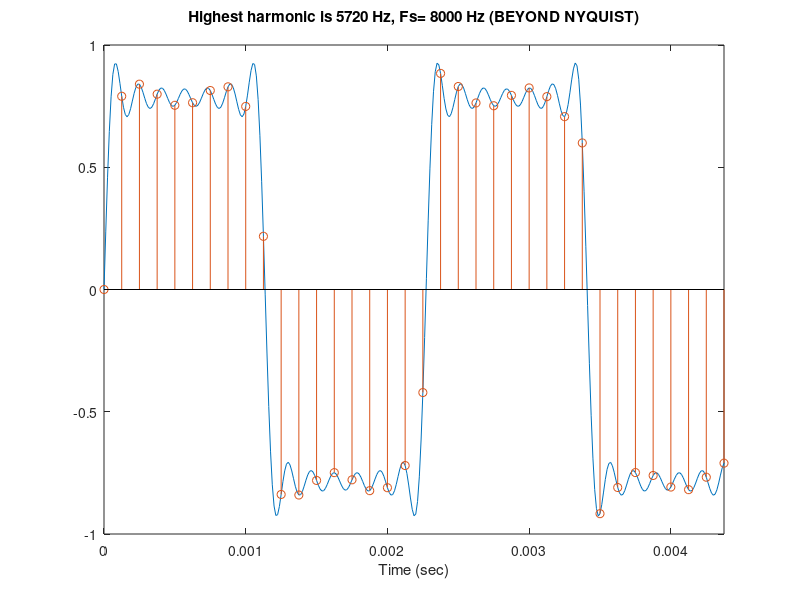

Write MATLAB code to recreate this figure.
fig = figure('Menu', 'none', 'ToolBar', 'none'); % remove menu and toolbar

SIGNAL_DURATION = 2;    % signal duration
Fs = 8000;              % sampling frequency
Ts = 1 / Fs;            % sampling period
Ts_dense = Ts / 10;     % sampling period at 10x Fs
F0 = 440;               % tone frequency

% Create and visualize the harmonic series for a square wave
% This will be accomplished with discrete-time sampling

% Create vector representing sampling times for the specified duration
SAMPLE_NUM = int32(SIGNAL_DURATION * Fs);         % amount of samples to plot
t       = double(0:(SAMPLE_NUM-1)) * Ts;          % sample at specified Fs
t_dense = double(0:(10*SAMPLE_NUM-1)) * Ts_dense; % sample at 10*Fs

POINTS_NUM = int32(2 * Fs / F0);

for HARMONICS_NUM = 1:4:13 % 1 5 9 13
    % Create a vector with single sampled sine wave, at tone frequency
    y       = sin(2*pi*F0*t);       % fundamental frequency
    y_dense = sin(2*pi*F0*t_dense); % densely sampled 
    
    % run through different amounts of harmonics for a square wave
    % 3:2:1 ???
    % 3:2:5 3:2:9 3:2:13
    for i = 3:2:HARMONICS_NUM
        y       = y + (1/i * sin(2*pi*i*F0*t));
        y_dense = y_dense + (1/i * sin(2*pi*i*F0*t_dense));
    end
    
    % Plot waveform at sampling frequency of 80 kHz
    plot(t_dense(1:POINTS_NUM*10), y_dense(1:POINTS_NUM*10))

    % Plot and play vector as a sound
    hold on
    stem(t(1:POINTS_NUM), y(1:POINTS_NUM));
    hold off
    
    nyq_str = '';
    % Evaluate Nyquist criterion (highest harmonic vs half sampling freq)
    if (F0 * HARMONICS_NUM >= Fs/2)
        nyq_str = strcat(nyq_str, '(BEYOND NYQUIST)'); % don't capture all ripples, hear a second tone
    else 
        nyq_str = strcat(nyq_str, '(SATISFIES NYQUIST)');
    end  
    
    % Edit plot title and axes
    title_str = sprintf('Highest harmonic is %d Hz, Fs= %i Hz %s\n', F0*HARMONICS_NUM, Fs, nyq_str);
    disp(title_str) 

    xlim([t(1) t(POINTS_NUM)]);
    ylim([-1 1]);
    title(title_str)
    xlabel('Time (sec)');

    % Play vector as a sound under sampling frequency
    sound(y,Fs)
    pause(SIGNAL_DURATION)
    
    % Pause sound clip and wait for key press for next sound
    pause
end